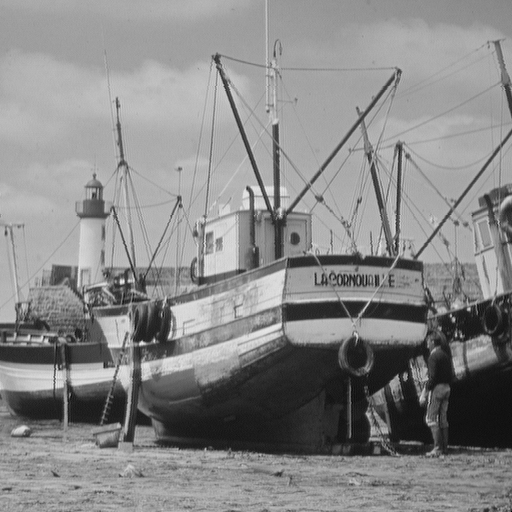
#> input picture Labs/Lab3/img/boat.png, 512 x 512 px; its folder holds 3 pictures in this run
$ jupyter execute --allow-errors lab3.ipynb   (shell and % lines are left out)
#> lines starting #> are read from the running program, lines starting #| are printed output that depends on the picture
# Practical session 3 - Brownian motion, Fourier transform

Students (pair):
- [Student 1]([link](https://github.com/username1))
- [Student 2]([link](https://github.com/username2))

```
conda create --name=lab3 --file=requirement.txt
conda activate lab3
# do not forget to deactivate the environment if needed
# you can remove the environment once you are done
conda env remove --name=lab3
```

## <a name="ex1">Exercise 1: Brownian motion</a>

This first exercise consists in generating a Brownian motion on the closed unit ball $\mathcal{B}(\mathbf{0}, 1) = \{ \mathbf{x} \mid \Vert \mathbf{x} \Vert  \leq 1\}$, focusing first on the 2-D case. The Brownian motion is a random walk with independent, identically distributed Gaussian increments, appearing for instance in thermodynamics and statistical mechanics (to model the evolution of a large particle in a medium composed of a large number of small particles, ...). It is also connected to the diffusion process (Einstein).

Let $N \in \mathbb{N}^*$, $\delta > 0$, and $\mathbf{x} = (x_1, x_2) \in  \mathcal{B}(\mathbf{0}, 1)$. The first $N$ steps of a 2-D discrete-time Brownian motion $W$ can be generated as follows

\begin{align*}
    W_0 &= \mathbf{x}, \\
    %
    (\forall n \in \{1, \dotsc, N-1 \}), \quad W_n &= W_{n−1} + \sqrt{\delta} G_n, \quad G_n \sim \mathcal{N}(\mathbf{0}, \mathbf{I}),
\end{align*}

where $\mathcal{N}(\mathbf{0}, \mathbf{I})$ is a Gaussian distribution with mean $\mathbf{0}$ and identity covariance matrix.

1. Define a random generator `rng`, set to a known state for reproducibility (see session 2).

**Imports:**

[cell 1]
import numpy as np
import matplotlib.pyplot as plt

**Answer:**

[cell 2]
def rng(M = 2):
    res = np.random.randn(1,M)
    return res

2. Implement a function `brownian_motion(niter, x, step, rng)` which

    - simulates $W$ until it reaches the boundary of $\mathcal{B}(\mathbf{0}, 1)$, using a maximum of $N$ iterations (`niter`), a starting point $\mathbf{x} \in \mathcal{B}(\mathbf{0}, 1)$ (`x`) and step-size $\delta$ (`step`);
    - interpolates linearly between the two last positions to determine the points $W^*$ where the trajectory crosses the boundary (if applicable);
    - returns both the whole random walk $W$ and, if appropriate, the point at the intersection between the last segment of the trajectory and $\mathcal{B}(\mathbf{0}, 1)$.

> Hint:
> - you can easily derive a closed form expression for $W^*$, observing that $\Vert W^* \Vert^2= 1$ and $W^* \in [W_{n-1}, W_n]$.
> - you can also take a look at [`np.roots`](https://numpy.org/doc/stable/reference/generated/numpy.roots.html?highlight=roots#numpy.roots) if needed.

> Recall of the Linear Interpolation (LERP) for $n$-dimensional vectors:
> - Clearly, $\vec{D}=\alpha \vec{C}$ with $\alpha \in [0, 1]$ and hence $\vec{P}-\vec{B}= \alpha (\vec{A}-\vec{B})$ which is equivalent to $\vec{P}= (1-\alpha) \vec{B} + \alpha \vec{A}$.

**Answer:**

[cell 3]
class Ball:
    def __init__(self, r : int):
        self.r = r

    def is_in_ball(self, point) -> bool:
        '''
        Takes a point as parameter and returns whether or not it is in the ball
        '''
        if np.linalg.norm(point) <= self.r:
            return True
        return False

[cell 4]
def plot_result(W : list, x_inter):
    '''
    Plot the ball, the path and the intersection point if exists

    Params:
        W : path
        x_inter : point of intersection with the circle if appropriate, None otherwise
    '''

    # Create data for the circle
    theta = np.linspace(0, 2 * np.pi, 100)
    radius = 1

    # Calculate the x and y coordinates of the circle
    x = radius * np.cos(theta)
    y = radius * np.sin(theta)

    plt.plot(x, y)

    X = [w[0] for w in W]
    Y = [w[1] for w in W]

    plt.plot(X, Y, 'o')

    if x_inter is not None:
        plt.plot((W[-2][0], W[-1][0]), (W[-2][1], W[-1][1]))
        plt.plot(x_inter[0], x_inter[1],marker="o", color="black", zorder=10)

    # Add labels and title
    plt.xlabel('X')
    plt.ylabel('Y')
    plt.title('Illustration of Brownian Motion')

    # Set the aspect ratio to be equal, so the circle looks like a circle
    plt.gca().set_aspect('equal')

    plt.show()
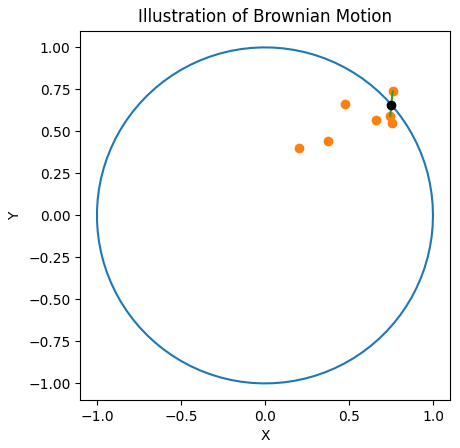
#> figure drawn by matplotlib, 1 panel

[cell 5]
def brownian_motion(niter : int, x : tuple, step : float, rng):
    '''
    Params:
        niter: number max of iterations
        x: starting point
        step: step size
        rng: random generator
    Returns:
        (W, point of intersection) if appropriate
        (W, None) otherwise
    '''

    B = Ball(1)

    def get_intersection(x1, x2) -> tuple:
        '''
        Takes two points and look for the intersection of the ball and the line that cross both

        param:
            x1: (x1_1, ... , x1_M) coordonates of the first point
            x2: (x2_1, ... , x2_M) coordonates of the second point

        returns:
            x: (x_1, ... , x_M) the intersection of the line and the ball
        '''

        sum = 0
        for i in range(len(x1)):
            sum += x2[i]*(x1[i]-x2[i])

        roots = np.roots([np.linalg.norm(x1-x2)**2, 2*sum, np.linalg.norm(x2)**2-1])

        for t in roots:
            if 0 <= t <= 1:
                return (x1-x2)*t + x2

        # Should not run that line
        return None


    # Initialize the path to x
    W = [x]

    if not B.is_in_ball(x):
        print("The initial point is not in the ball")

    while niter:
        # Generation of a random number
        diffusion = rng()[0]

        # Generation of the next point
        next_x = W[-1] + np.sqrt(step)*diffusion

        # Append the new point to the path
        W.append(next_x)

        # If the next point is out of the ball
        if not B.is_in_ball(next_x):
            x_inter = get_intersection(W[-2], W[-1])
            return (W, x_inter)

        niter -= 1

    # In order to return always the same datatype
    # The functions returns None if none of the point went out of the circle
    return (W, None)

3. Diplay the trajectory of a Brownian motion starting from $\mathbf{x} = (0.2, 0.4)$, using $\delta = 10^{-2}$, $N = 1000$. Display the unit circle on the same figure, and highlight the intersection with the boundary of the domain (whenever it exists).

> Hint: to draw the unit disk, you can use for instance:
> ```python
> circle = plt.Circle((0,0), 1)
> fig, ax = plt.subplots()
> plt.xlim(-1.25,1.25)
> plt.ylim(-1.25,1.25)
> plt.grid(linestyle = "--", zorder = 1)
> ax.set_aspect(1)
> ax.add_artist(circle)
> ```

**Answer:**

[cell 6]
(W, x_inter) = brownian_motion(1000, (0.2,0.4), 10**(-2), rng)
plot_result(W, x_inter)

4. Represent, on the same figure, 4 other trajectories of $W$ with the same parameters.

**Answer:**

[cell 7]
(W1, x_inter1) = brownian_motion(1000, (0.2,0.4), 10**(-2), rng)
(W2, x_inter2) = brownian_motion(1000, (0.2,0.4), 10**(-2), rng)
(W3, x_inter3) = brownian_motion(1000, (0.2,0.4), 10**(-2), rng)
(W4, x_inter4) = brownian_motion(1000, (0.2,0.4), 10**(-2), rng)

# Create data for the circle
theta = np.linspace(0, 2 * np.pi, 100)
radius = 1

# Calculate the x and y coordinates of the circle
x = radius * np.cos(theta)
y = radius * np.sin(theta)

plt.plot(x, y)

X1 = [w[0] for w in W1]
Y1 = [w[1] for w in W1]

X2 = [w[0] for w in W2]
Y2 = [w[1] for w in W2]

X3 = [w[0] for w in W3]
Y3 = [w[1] for w in W3]

X4 = [w[0] for w in W4]
Y4 = [w[1] for w in W4]

plt.plot(X1, Y1, 'o')
plt.plot(X2, Y2, 'o')
plt.plot(X3, Y3, 'o')
plt.plot(X4, Y4, 'o')

for x_inter in [x_inter1, x_inter2, x_inter3, x_inter4]:
    if x_inter is not None:
        plt.plot(x_inter[0], x_inter[1],marker="o", color="black", zorder=10)

# Add labels and title
plt.xlabel('X')
plt.ylabel('Y')
plt.title('Illustration of Brownian Motion')

# Set the aspect ratio to be equal, so the circle looks like a circle
plt.gca().set_aspect('equal')

plt.show()
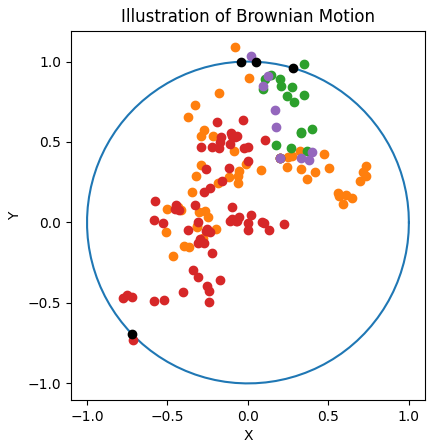
#> figure drawn by matplotlib, 1 panel
#> further down, image is the input picture: PIL image 512x512 P; min 0, max 239, mean 136.1
#> pass 2 of the loop `for i, name in enumerate(names):`:
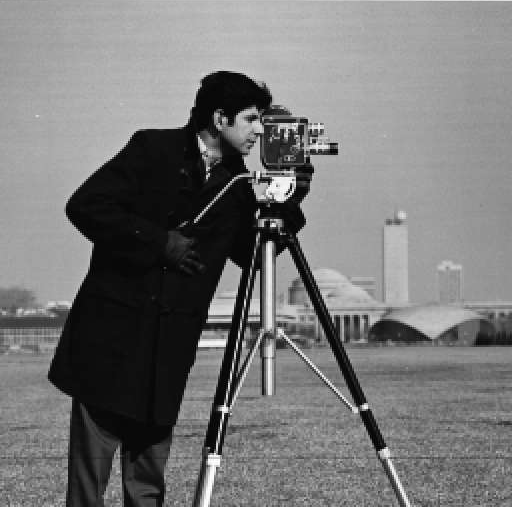
#> input picture Labs/Lab3/img/cameraman.png, 512 x 507 px
#> image is the input picture: PIL image 512x507 L; min 0, max 255, mean 118.5

5. [Bonus] Generalize the procedure to a $M$-dimensional Brownian motion, $M > 2$.

[cell 8]
# Use the algorithm for a 5-dimension space
dimension = 5
brownian_motion(1000, (0.2, 0.4, 0.2, 0.3, 0), 10**(-2), lambda : rng(dimension))

---
## <a name="ex2">Exercise 2: 2D Fourier transform, ideal low-pass filter and linear convolution</a>

In this exercise, we explore the use of the 2-dimensional Fourier transform to filter an image, and convolve it with a blurring kernel.

1\. Load and display one of the images contained in the `img/` folder. The image will be denoted by $\mathbf{X} \in \mathbb{R}^{M_1 \times N_1}$ in the rest of this exercise.

**Answer:**

[cell 9]
from PIL import Image

names = ["boat", "cameraman", "chessboard"]
fig, axes = plt.subplots(1, 3, figsize=(12, 4))
images = []

#> (the rest of this cell did not finish here and is left out)

2\. Let $\mathcal{F}$ denote the 2D discrete Fourier transform. Compute $|\mathcal{F}(\mathbf{X})|^2$, the spectrum of the image $\mathbf{X} \in \mathbb{R}^{M_1 \times N_1}$ (i.e., the term-wise squared absolute value of its Fourier transform) loaded in 1. Display the result in logarithmic scale.

a) In this representation, where is the pixel of the spectrum associated with the null frequency located?

b) Take a look at the documentation of `np.fft.fftshift`. Use it to ensure that the null frequency is located at the center of the image.

**Answer:**

[cell 10]
def plot_img_log(image : Image):
    '''
    Takes a PIL image as an argument, plot it and displays |F(X)|² in logarithmic scale
    '''

    # Initialization of the plot
    fig, axes = plt.subplots(1, 3, figsize=(12, 4))

    # Image -> np.array
    X = np.array(image)

    # 2D discrete Fourier transform
    X_fourier = np.fft.fft2(X)

    # Spectrum of the image
    spectrum = np.abs(X_fourier)

    # Shifted spectrum of the image
    shifted_spectrum = np.fft.fftshift(spectrum)

    # Plot result
    log_spectrum = np.log10(spectrum + 1)                   # Add 1 to avoid log(0)
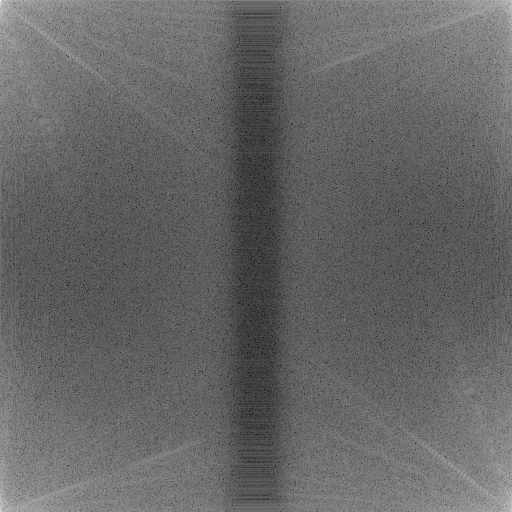
#> log_spectrum: shape (512, 512) float64; min 0.517, max 7.55, mean 3.34; drawn with min black and max white
    log_shifted_spectrum = np.log10(shifted_spectrum + 1)   # Same
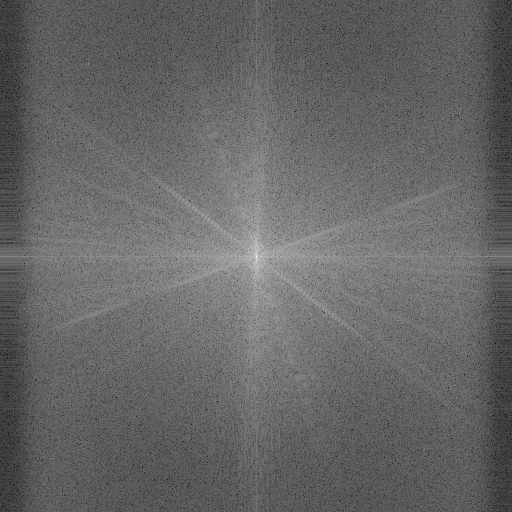
#> log_shifted_spectrum: shape (512, 512) float64; min 0.517, max 7.55, mean 3.34; drawn with min black and max white
    axes[0].imshow(image)
    axes[1].imshow(log_spectrum, cmap='gray')
    axes[2].imshow(log_shifted_spectrum, cmap='gray')
    plt.title('Spectrum in Logarithmic scale of the image')
    plt.show()
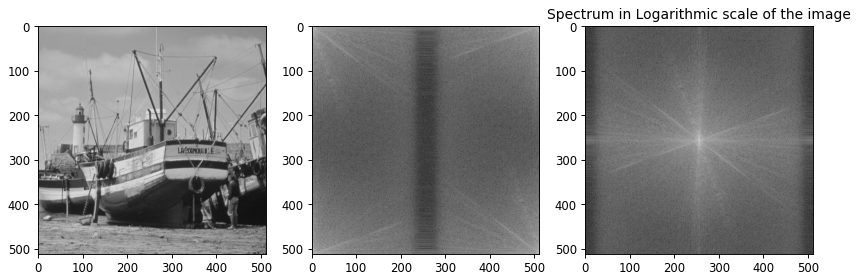
#> figure drawn by matplotlib, 3 panels

[cell 11]
plot_img_log(images[0])

[cell 12]
plot_img_log(images[1])
#> in plot_img_log (call 2), `log_spectrum = np.log10(spectrum + 1)`:
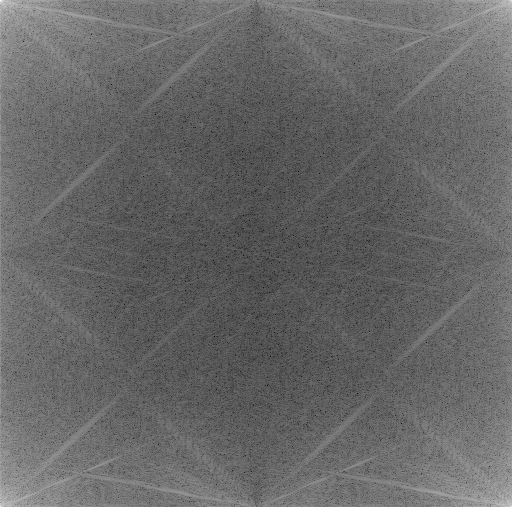
#> log_spectrum: shape (507, 512) float64; min 0.702, max 7.49, mean 3.44; drawn with min black and max white
#> in plot_img_log (call 2), `log_shifted_spectrum = np.log10(shifted_spectrum + 1)`:
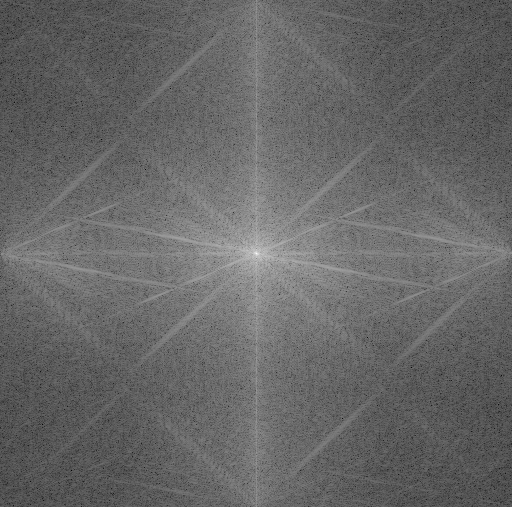
#> log_shifted_spectrum: shape (507, 512) float64; min 0.702, max 7.49, mean 3.44; drawn with min black and max white

#> (a cell that did not finish here is left out)

After having shifted the image the point associated to the null frequency is at the center of the image

3\.
    a) Create a function `ideal_lowpass_filter` to filter $\mathbf{X}$ by an ideal low-pass filter. The filter preserves Fourier coefficients associated to frequencies below a cutoff specified in each direction ($\mathbf{f}_c = (f_{c,y}, f_{c,x})$), and sets others to zero. For simplicity, $f_{c,y}$ and $f_{c,x}$ can be expressed as a number of samples to be kept along each dimension (e.g., $\mathbf{f}_c = (50,50)$).

b) Display the filtered image for 2 different values of $\mathbf{f}_c$. What do you observe as the cutoff frequencies increase?

> Warning: beware the type of the array after `np.fft.fft2`, do not hesitate to specify the type if you make copies from this array
> ```python
> a = np.zeros((2,2), dtype=np.complex)
> ...
> ```

**Answer:**

[cell 14]
def ideal_lowpass_filter(image : Image, cutoff_frequency: tuple):
    '''
    Apply a lowpass filter on the given image

    Params:
        image: the image to apply the filter on
        cutoff_frequency: the cutoff frequency of the filter

    Returns the filtered image
    '''
#> called with cutoff_frequency = (0.1, 0.1)

    # Convert the image to a numpy array
    image_array = np.array(image)

    # Get the dimensions of the image
    height, width = image_array.shape[:2]
#> height = 512; width = 512

    # Calculate the cutoff frequencies
    fc_x, fc_y = cutoff_frequency

    # Apply 2D Fourier transform to the image
    image_fft = np.fft.fft2(image_array)

    # Create frequency grids
    u = np.fft.fftfreq(height)
    v = np.fft.fftfreq(width)
    U, V = np.meshgrid(u, v)

    # Create a mask for filtering
    mask = np.logical_and(np.abs(U) <= fc_x, np.abs(V) <= fc_y)

    # Apply the mask in the frequency domain
    filtered_image_fft = image_fft * mask.T

    # Get the filtered image by returning to the spatial domain
    filtered_image = np.fft.ifft2(filtered_image_fft).real
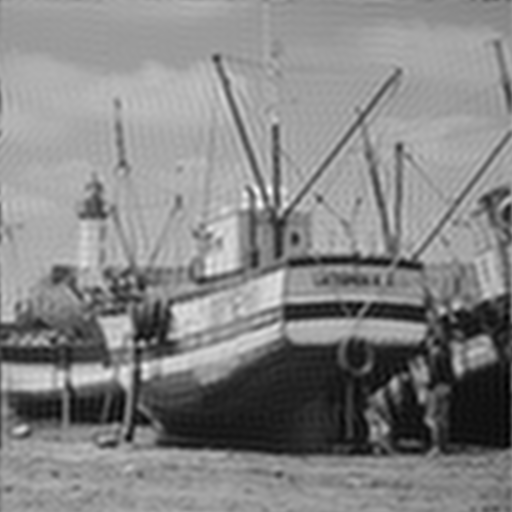
#> filtered_image: shape (512, 512) float64; min 0.0209, max 261.4, mean 136.1; drawn with min black and max white

    return filtered_image

[cell 15]
def plot_filtered_images(image_names : list, cutoff_frequency : tuple):
    '''
    Takes images and applies a low-pass filter using the ideal_lowpass_filter function

    Params:
        image_names: a list of the images name. They have to be stored in a directory called img
        cutoff_frequency: the cutoff frequency of the filter
    '''

    fig, axes = plt.subplots(1, len(image_names), figsize=(12, 4))

    for i, name in enumerate(image_names):

        # Open the image
        image_path = f'img/{name}.png'
        image = Image.open(image_path)

        # Filter it
        filtered_image = ideal_lowpass_filter(image, cutoff_frequency)

        # Show it
        axes[i].imshow(filtered_image, cmap='gray')
        axes[i].axis('off')
        axes[i].set_title(name)
#> pass 2 of the loop in plot_filtered_images, `for i, name in enumerate(image_names):`:
#> in ideal_lowpass_filter (call 2), `filtered_image = np.fft.ifft2(filtered_image_fft).real`:
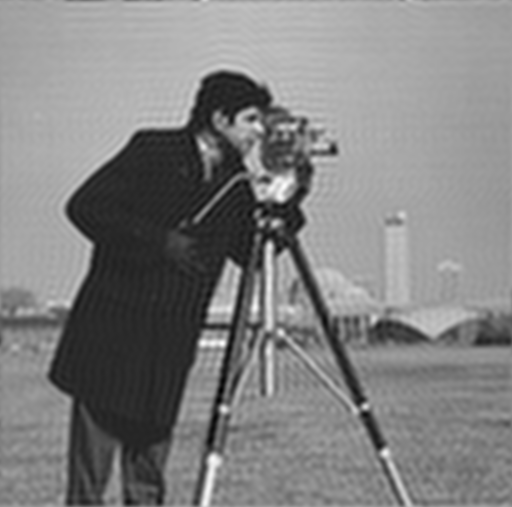
#> filtered_image: shape (507, 512) float64; min -37.21, max 269.3, mean 118.5; drawn with min black and max white

    plt.show()

[cell 16]
image_names = ["boat", "cameraman", "chessboard"]
cutoff_frequency = (0.1, 0.1)

#> (the rest of this cell did not finish here and is left out)

4\. Let $\mathbf{H} \in \mathbb{R}^{M_2\times N_2}$ be a 2-D Gaussian kernel, obtained as the outer product of two 1-D Gaussian windows $\mathbf{w}_y \in \mathbb{R}^{M_2}$ and $\mathbf{w}_x \in \mathbb{R}^{N_2}$, of standard deviation $\sigma_y = 10$ and $\sigma_x = 10$, respectively:

\begin{equation}
    \mathbf{H} = \mathbf{w}_y \mathbf{w}_x^T.
\end{equation}

Let $M = M_1+M_2-1$ and $N =  N_1+N_2-1$. From the discrete convolution theorem, the linear convolution between $\mathbf{H}$ and $\mathbf{X}$ can be computed as follows

\begin{equation}
    \mathbf{X} \star \mathbf{H} = \mathcal{F}^{-1} \Big( \mathcal{F}\big(P_1(\mathbf{X})\big) \odot \mathcal{F}\big(P_2(\mathbf{H})\big) \Big) \in \mathbb{R}^{M\times N},
\end{equation}

where $P_i: \mathbb{R}^{M_i \times N_i} \rightarrow \mathbb{R}^{M \times N}$, $i \in \{1, 2\}$, are 0-padding operators, $\odot$ is the Hadamard (= term-wise) product, $\mathcal{F}^{-1}$ is the 2D discrete inverse Fourier transform.

Compute and display $\mathbf{X} \star \mathbf{H}$, for $M_2 = N_2 = 10$. What do you observe?

> Hint:
> - the usual 0-padding procedure in image space consists in appending trailing zeros. For instance (in 1D), 0-padding a vector $\mathbf{x} \in \mathbb{R}^N_1$ to the size $N>N_1$ corresponds to creating the vector
\begin{bmatrix}
\mathbf{x} \\
\mathbf{0}_{N-N_1}
\end{bmatrix}
> - since the input images are real, $\mathcal{F}(\mathbf{x})$ and $\mathcal{F}(\mathbf{h})$ are Hermitian symmetric. In this case, a more efficient version of `np.fft.fft2` can be used, computing only quarter of the Fourier coefficients (half of the Fourier coefficients in each direction): [`np.fft.rfft2`](https://numpy.org/doc/stable/reference/generated/numpy.fft.rfft2.html?highlight=rfft#numpy.fft.rfft2). Its inverse, [`np.fft.irfft2`](https://numpy.org/doc/stable/reference/generated/numpy.fft.irfft2.html#numpy.fft.irfft2), also ensures that the output is real;
> - the 2D Gaussian window can be generated as the outer product of two 1D Gaussian windows (one window for each dimension);
> - you can take a look at [scipy.signal.windows.gaussian](https://docs.scipy.org/doc/scipy/reference/generated/scipy.signal.windows.gaussian.html#scipy.signal.windows.gaussian) and [np.newaxis](https://numpy.org/doc/stable/reference/constants.html?highlight=newaxis#numpy.newaxis) (or `np.reshape` or built-in `np.outer`).

**Answer:**

[cell 17]
from scipy.signal.windows import gaussian

# Parameters
M2 = N2 = 10
#> M2 = 10; N2 = 10
sigma_y = sigma_x = 10

# Generate 1D Gaussian windows
w_y = gaussian(M2, std=sigma_y)
#> w_y = [0.904, 0.941, 0.969, 0.989, 0.999, 0.999, 0.989, 0.969, 0.941, 0.904]
w_x = gaussian(N2, std=sigma_x)
#> w_x has the same summary as w_y

# Create the 2D Gaussian kernel H by taking the outer product
H = np.outer(w_y, w_x)

image_path = f'img/boat.png'
image = Image.open(image_path)
X = np.array(image)

# Compute M and N
M1, N1 = X.shape
#> M1 = 512; N1 = 512
M = M1 + M2 - 1
#> M = 521
N = N1 + N2 - 1
#> N = 521

# Perform linear convolution using the discrete convolution theorem and 0-padding
X_fft = np.fft.rfft2(X, s=(M, N))
H_fft = np.fft.rfft2(H, s=(M, N))
result_fft = X_fft * H_fft
result = np.fft.irfft2(result_fft, s=(M, N))
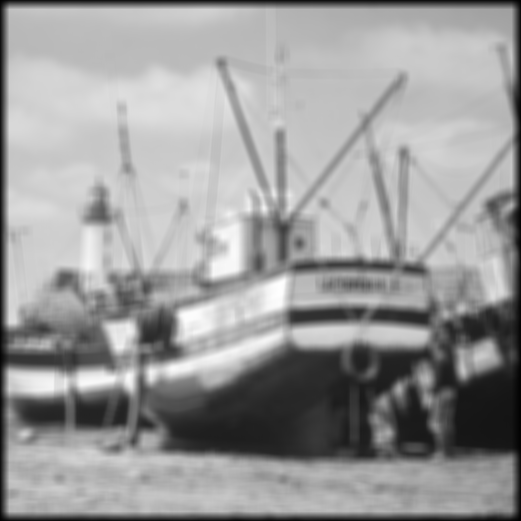
#> result: shape (521, 521) float64; min -1.36e-12, max 20022.3, mean 12121.3; drawn with min black and max white

# Display the result
plt.figure(figsize=(12, 12))
plt.subplot(131), plt.imshow(X, cmap='gray'), plt.title('Input Image X')
plt.subplot(132), plt.imshow(H, cmap='gray'), plt.title('2D Gaussian Kernel H')
plt.subplot(133), plt.imshow(result, cmap='gray'), plt.title('Convolution Result X * H')
plt.show()
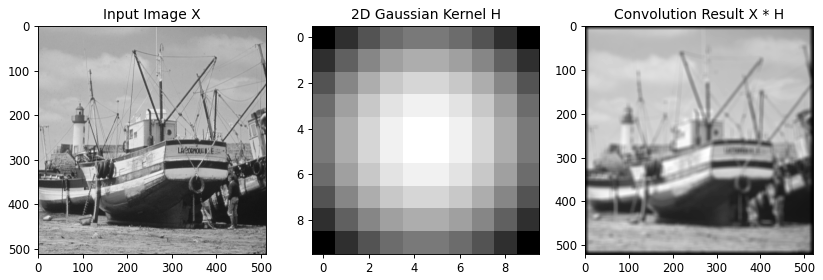
#> figure drawn by matplotlib, 3 panels; palette indices are drawn, not the picture's colours
